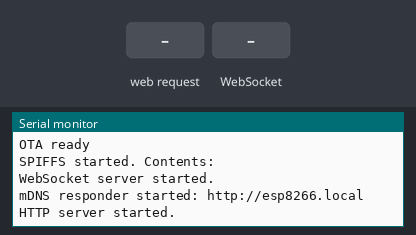
Bench run of a sketch on a simulated ESP8266 (NodeMCU). On the bench: the last lines printed to the serial monitor. Inputs (shaded band) come from the test bench. WiFi joins after 1.5 s; servers stay silent unless stated; storage starts empty.

Above: at 2.7 s.
2.8 s: HTTP request GET /edit.html received
At 3.5 s:
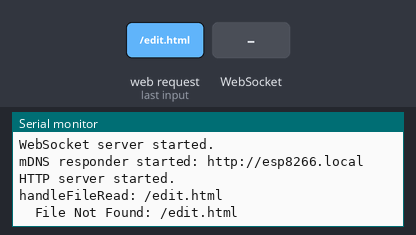
4.3 s: WebSocket text "/" received
At 5.5 s:
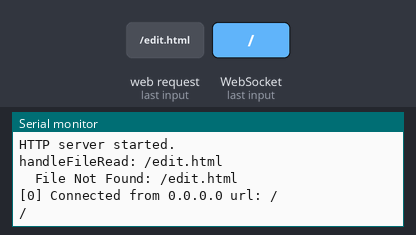
5.8 s: WebSocket text "1" received
At 6.9 s:
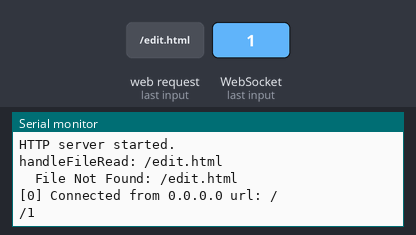

Measured:
- after the input at 2.8 s, the serial monitor: prints a new line at once (image 1)
- after the input at 4.3 s, the serial monitor: prints a new line at once (image 2)
- after the input at 5.8 s, the serial monitor: prints a new line at once (image 3)

The sketch:

esp8266.ino
```cpp
#include <ESP8266WiFi.h>
#include <ESP8266WiFiMulti.h>
#include <ArduinoOTA.h>
#include <ESP8266WebServer.h>
#include <ESP8266mDNS.h>
#include <FS.h>
#include <WebSocketsServer.h>

ESP8266WiFiMulti wifiMulti;       // Create an instance of the ESP8266WiFiMulti class, called 'wifiMulti'

ESP8266WebServer server(80);       // create a web server on port 80
WebSocketsServer webSocket(81);    // create a websocket server on port 81

File fsUploadFile;                                    // a File variable to temporarily store the received file

const char *ssid = "stm32rover"; // The name of the Wi-Fi network that will be created
const char *password = "cozza123";   // The password required to connect to it, leave blank for an open network

const char *OTAName = "ESP8266";           // A name and a password for the OTA service
const char *OTAPassword = "esp8266";

const char* mdnsName = "esp8266"; // Domain name for the mDNS responder

/*__________________________________________________________SETUP__________________________________________________________*/

void setup() {
  Serial.begin(115200);        // Start the Serial communication to send messages to the computer
  delay(10);
  Serial.println("\r\n");

  startWiFi();                 // Start a Wi-Fi access point, and try to connect to some given access points. Then wait for either an AP or STA connection

  startOTA();                  // Start the OTA service

  startSPIFFS();               // Start the SPIFFS and list all contents

  startWebSocket();            // Start a WebSocket server

  startMDNS();                 // Start the mDNS responder

  startServer();               // Start a HTTP server with a file read handler and an upload handler

}

/*__________________________________________________________LOOP__________________________________________________________*/

void loop() {
  webSocket.loop();                           // constantly check for websocket events
  server.handleClient();                      // run the server
  ArduinoOTA.handle();                        // listen for OTA events
}

/*__________________________________________________________SETUP_FUNCTIONS__________________________________________________________*/

void startWiFi() { // Start a Wi-Fi access point, and try to connect to some given access points. Then wait for either an AP or STA connection
  WiFi.softAP(ssid, password);             // Start the access point
  Serial.print("Access Point \"");
  Serial.print(ssid);
  Serial.println("\" started\r\n");

  wifiMulti.addAP("ssid_from_AP_1", "your_password_for_AP_1");   // add Wi-Fi networks you want to connect to
  wifiMulti.addAP("ssid_from_AP_2", "your_password_for_AP_2");
  wifiMulti.addAP("ssid_from_AP_3", "your_password_for_AP_3");

  Serial.println("Connecting");
  while (wifiMulti.run() != WL_CONNECTED && WiFi.softAPgetStationNum() < 1) {  // Wait for the Wi-Fi to connect
    delay(250);
    Serial.print('.');
  }
  Serial.println("\r\n");
  if(WiFi.softAPgetStationNum() == 0) {      // If the ESP is connected to an AP
    Serial.print("Connected to ");
    Serial.println(WiFi.SSID());             // Tell us what network we're connected to
    Serial.print("IP address:\t");
    Serial.print(WiFi.localIP());            // Send the IP address of the ESP8266 to the computer
  } else {                                   // If a station is connected to the ESP SoftAP
    Serial.print("Station connected to ESP8266 AP");
  }
  Serial.println("\r\n");
}

void startOTA() { // Start the OTA service
  ArduinoOTA.setHostname(OTAName);
  ArduinoOTA.setPassword(OTAPassword);

  ArduinoOTA.onStart([]() {
    Serial.println("Start");
  });
  ArduinoOTA.onEnd([]() {
    Serial.println("\r\nEnd");
  });
  ArduinoOTA.onProgress([](unsigned int progress, unsigned int total) {
    Serial.printf("Progress: %u%%\r", (progress / (total / 100)));
  });
  ArduinoOTA.onError([](ota_error_t error) {
    Serial.printf("Error[%u]: ", error);
    if (error == OTA_AUTH_ERROR) Serial.println("Auth Failed");
    else if (error == OTA_BEGIN_ERROR) Serial.println("Begin Failed");
    else if (error == OTA_CONNECT_ERROR) Serial.println("Connect Failed");
    else if (error == OTA_RECEIVE_ERROR) Serial.println("Receive Failed");
    else if (error == OTA_END_ERROR) Serial.println("End Failed");
  });
  ArduinoOTA.begin();
  Serial.println("OTA ready\r\n");
}

void startSPIFFS() { // Start the SPIFFS and list all contents
  SPIFFS.begin();                             // Start the SPI Flash File System (SPIFFS)
  Serial.println("SPIFFS started. Contents:");
  {
    Dir dir = SPIFFS.openDir("/");
    while (dir.next()) {                      // List the file system contents
      String fileName = dir.fileName();
      size_t fileSize = dir.fileSize();
      Serial.printf("\tFS File: %s, size: %s\r\n", fileName.c_str(), formatBytes(fileSize).c_str());
    }
    Serial.printf("\n");
  }
}

void startWebSocket() { // Start a WebSocket server
  webSocket.begin();                          // start the websocket server
  webSocket.onEvent(webSocketEvent);          // if there's an incomming websocket message, go to function 'webSocketEvent'
  Serial.println("WebSocket server started.");
}

void startMDNS() { // Start the mDNS responder
  MDNS.begin(mdnsName);                        // start the multicast domain name server
  Serial.print("mDNS responder started: http://");
  Serial.print(mdnsName);
  Serial.println(".local");
}

void startServer() { // Start a HTTP server with a file read handler and an upload handler
  server.on("/edit.html",  HTTP_POST, []() {  // If a POST request is sent to the /edit.html address,
    server.send(200, "text/plain", "");
  }, handleFileUpload);                       // go to 'handleFileUpload'

  server.onNotFound(handleNotFound);          // if someone requests any other file or page, go to function 'handleNotFound'
                                              // and check if the file exists

  server.begin();                             // start the HTTP server
  Serial.println("HTTP server started.");
}

/*__________________________________________________________SERVER_HANDLERS__________________________________________________________*/

void handleNotFound(){ // if the requested file or page doesn't exist, return a 404 not found error
  if(!handleFileRead(server.uri())){          // check if the file exists in the flash memory (SPIFFS), if so, send it
    server.send(404, "text/plain", "404: File Not Found");
  }
}

bool handleFileRead(String path) { // send the right file to the client (if it exists)
  Serial.println("handleFileRead: " + path);
  if (path.endsWith("/")) path += "index.html";          // If a folder is requested, send the index file
  String contentType = getContentType(path);             // Get the MIME type
  String pathWithGz = path + ".gz";
  if (SPIFFS.exists(pathWithGz) || SPIFFS.exists(path)) { // If the file exists, either as a compressed archive, or normal
    if (SPIFFS.exists(pathWithGz))                         // If there's a compressed version available
      path += ".gz";                                         // Use the compressed verion
    File file = SPIFFS.open(path, "r");                    // Open the file
    size_t sent = server.streamFile(file, contentType);    // Send it to the client
    file.close();                                          // Close the file again
    Serial.println(String("\tSent file: ") + path);
    return true;
  }
  Serial.println(String("\tFile Not Found: ") + path);   // If the file doesn't exist, return false
  return false;
}

void handleFileUpload(){ // upload a new file to the SPIFFS
  HTTPUpload& upload = server.upload();
  String path;
  if(upload.status == UPLOAD_FILE_START){
    path = upload.filename;
    if(!path.startsWith("/")) path = "/"+path;
    if(!path.endsWith(".gz")) {                          // The file server always prefers a compressed version of a file
      String pathWithGz = path+".gz";                    // So if an uploaded file is not compressed, the existing compressed
      if(SPIFFS.exists(pathWithGz))                      // version of that file must be deleted (if it exists)
         SPIFFS.remove(pathWithGz);
    }
    Serial.print("handleFileUpload Name: "); Serial.println(path);
    fsUploadFile = SPIFFS.open(path, "w");            // Open the file for writing in SPIFFS (create if it doesn't exist)
    path = String();
  } else if(upload.status == UPLOAD_FILE_WRITE){
    if(fsUploadFile)
      fsUploadFile.write(upload.buf, upload.currentSize); // Write the received bytes to the file
  } else if(upload.status == UPLOAD_FILE_END){
    if(fsUploadFile) {                                    // If the file was successfully created
      fsUploadFile.close();                               // Close the file again
      Serial.print("handleFileUpload Size: "); Serial.println(upload.totalSize);
      server.sendHeader("Location","/success.html");      // Redirect the client to the success page
      server.send(303);
    } else {
      server.send(500, "text/plain", "500: couldn't create file");
    }
  }
}

void webSocketEvent(uint8_t num, WStype_t type, uint8_t * payload, size_t lenght) { // When a WebSocket message is received
  switch (type) {
    case WStype_DISCONNECTED:             // if the websocket is disconnected
      Serial.printf("[%u] Disconnected!\n", num);
      break;
    case WStype_CONNECTED: {              // if a new websocket connection is established
        IPAddress ip = webSocket.remoteIP(num);
        Serial.printf("[%u] Connected from %d.%d.%d.%d url: %s\n", num, ip[0], ip[1], ip[2], ip[3], payload);
      }
      break;
    case WStype_TEXT:                     // if new text data is received
      Serial.print(payload);
      break;
  }
}

/*__________________________________________________________HELPER_FUNCTIONS__________________________________________________________*/

String formatBytes(size_t bytes) { // convert sizes in bytes to KB and MB
  if (bytes < 1024) {
    return String(bytes) + "B";
  } else if (bytes < (1024 * 1024)) {
    return String(bytes / 1024.0) + "KB";
  } else if (bytes < (1024 * 1024 * 1024)) {
    return String(bytes / 1024.0 / 1024.0) + "MB";
  }
}

String getContentType(String filename) { // determine the filetype of a given filename, based on the extension
  if (filename.endsWith(".html")) return "text/html";
  else if (filename.endsWith(".css")) return "text/css";
  else if (filename.endsWith(".js")) return "application/javascript";
  else if (filename.endsWith(".ico")) return "image/x-icon";
  else if (filename.endsWith(".gz")) return "application/x-gzip";
  return "text/plain";
}
```
